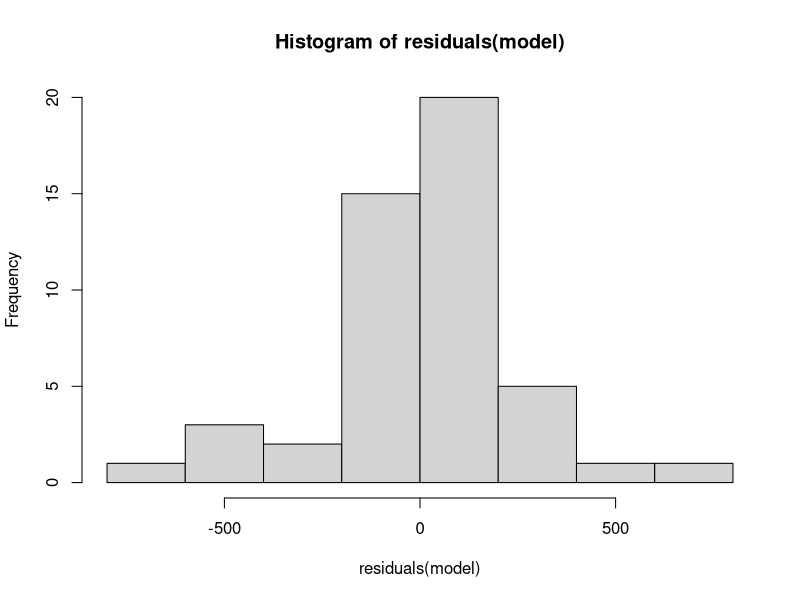
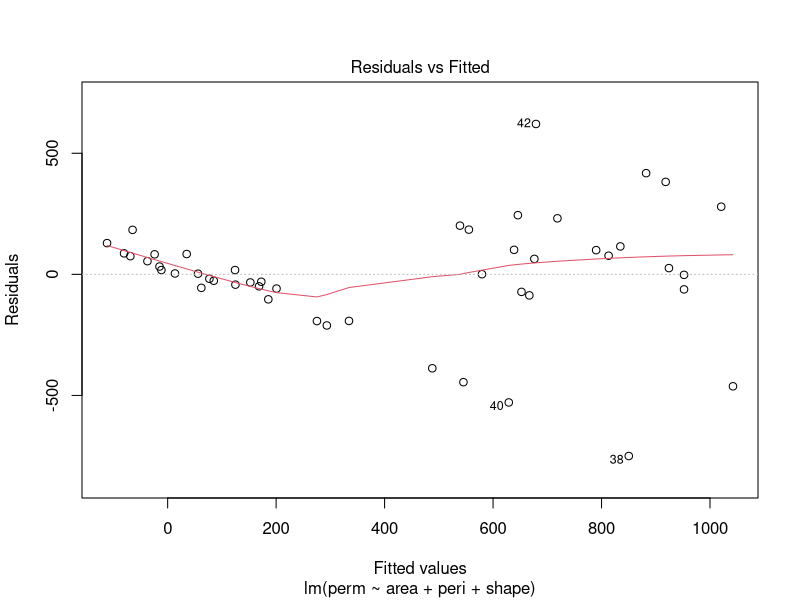
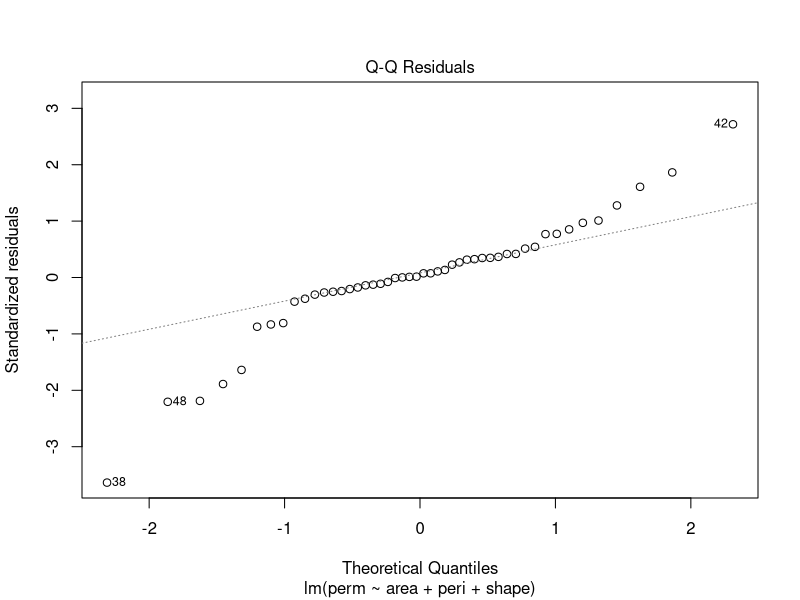
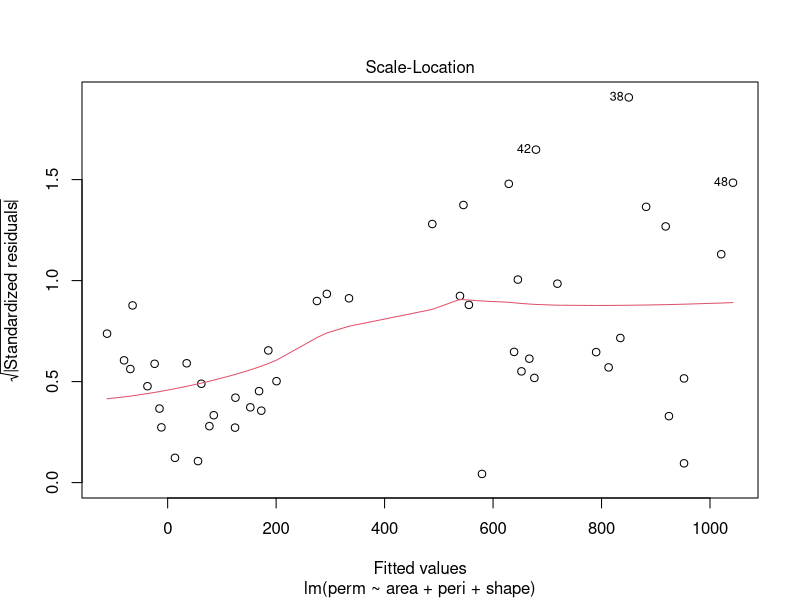
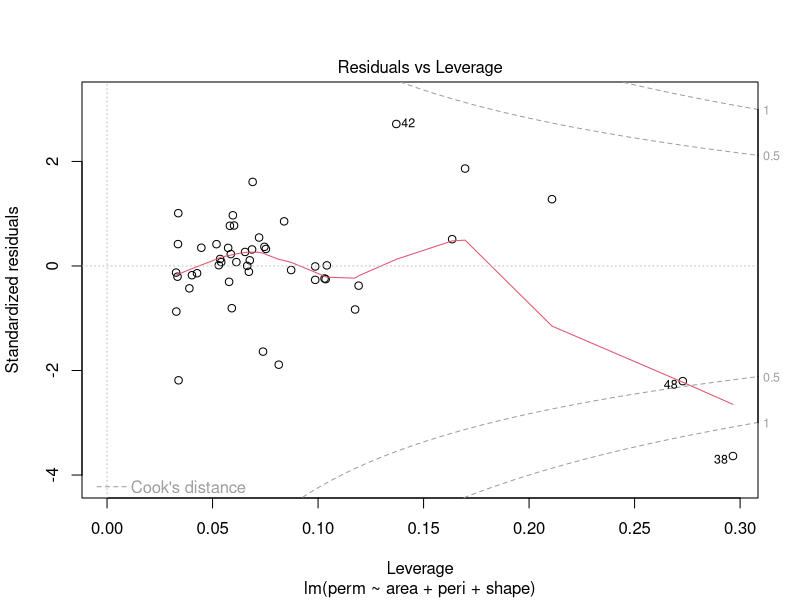
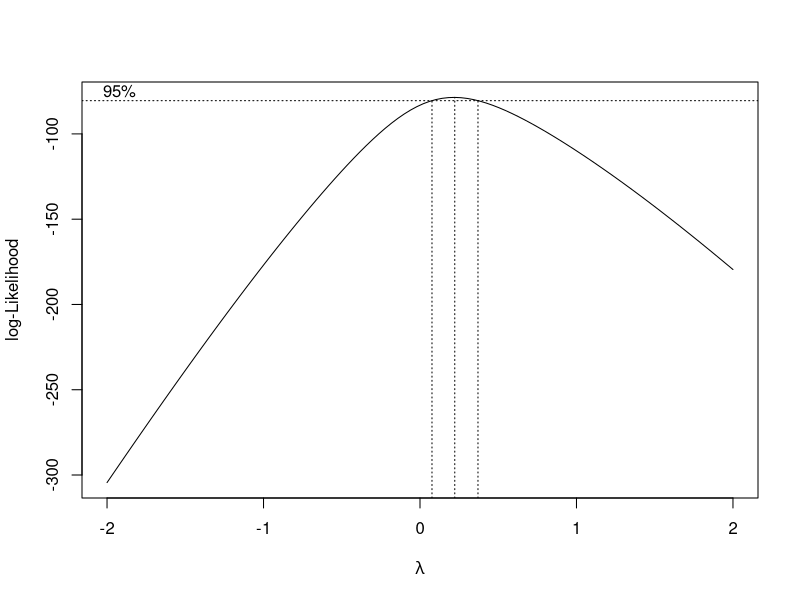
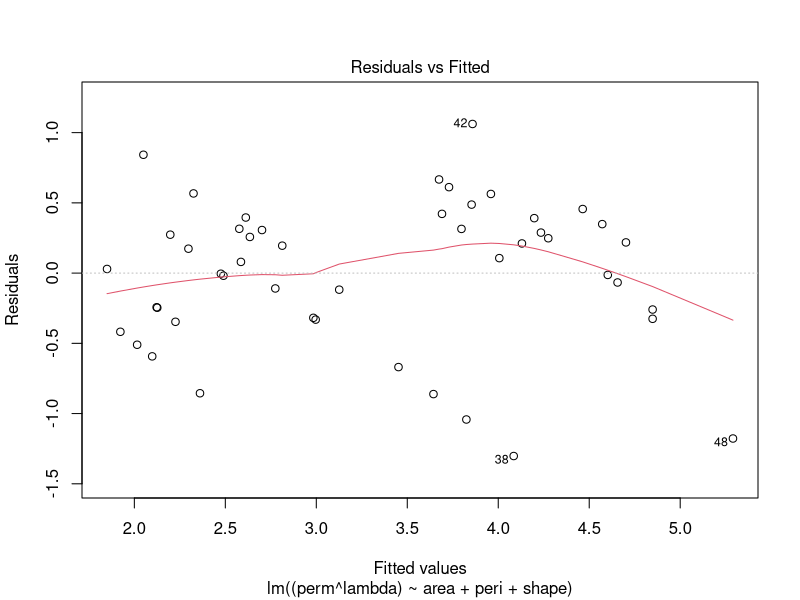
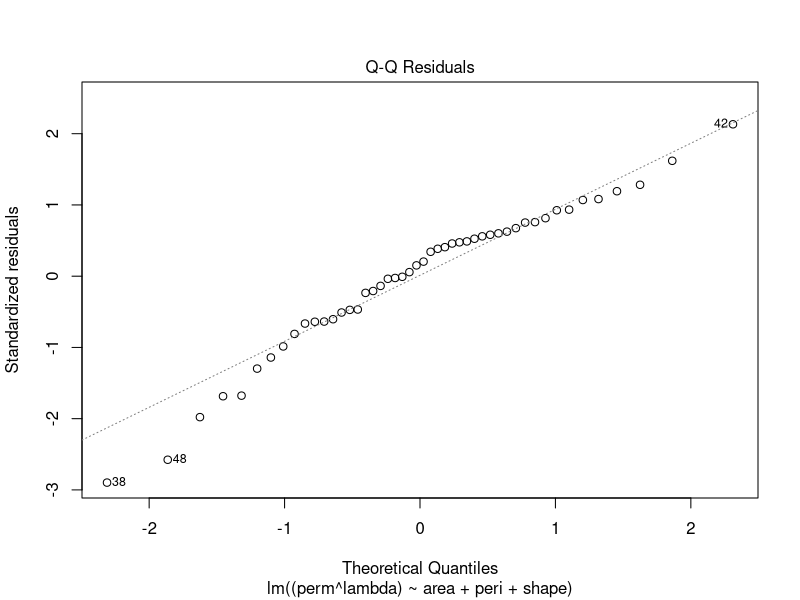

Here is the R script that generated these plots, in order:
## ---- chunk 1
knitr::opts_chunk$set(echo = TRUE)
## ---- chunk 2
library(ggplot2)
library(MASS)
## ---- chunk 3
data("rock")
## ---- chunk 4
model <- lm(perm ~ area + peri + shape, rock)

hist(residuals(model))
## ---- chunk 5
plot(model)
## ---- chunk 6
summary(model)
## ---- chunk 7
# Run Box-Cox 
bc <- boxcox(model)

lambda <- bc$x[which.max(bc$y)]

## ---- chunk 8
model_transformed <- lm((perm**lambda) ~ area + peri + shape, rock )
summary(model_transformed)
## ---- chunk 9
plot(model_transformed)
## ---- chunk 10
# Log-Likelihood for each model
print(logLik(model))
print(logLik(model_transformed))
